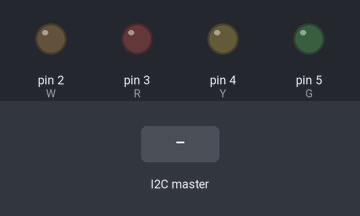
Recording of a sketch running on a simulated Arduino Uno, built with avr-gcc and run on an emulated ATmega328P. Parts: output pins drawn as LEDs (lit = HIGH). The test bench sets the inputs (shaded band).

Above: at 1.2 s.
1.3 s: the I2C master sends "W"
At 2.0 s:
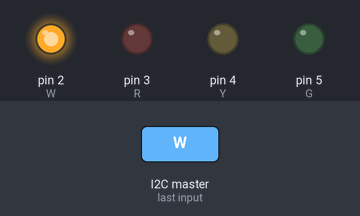
2.8 s: the I2C master sends "R"
At 3.1 s:
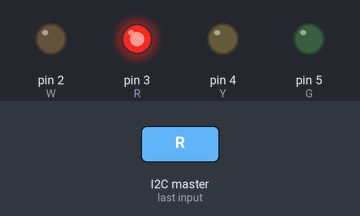
4.3 s: the I2C master sends "Y"
At 5.5 s:
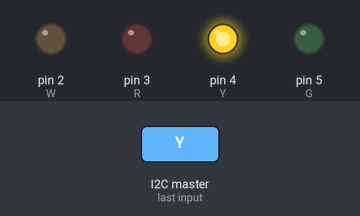
5.8 s: the I2C master sends "G"
At 6.6 s:
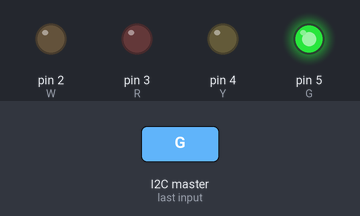
Timing chart, 0 to 8.3 s (numbered marks = the images above; inputs shaded):
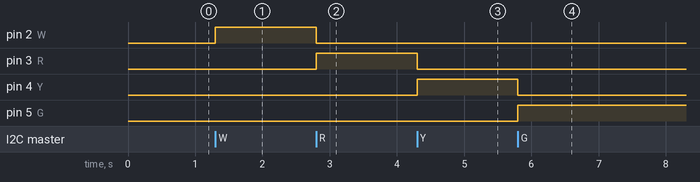

Measured:
- after the input at 1.3 s, pin 2 (W): LOW → HIGH at once
- after the input at 2.8 s, pin 2 (W): HIGH → LOW at once; pin 3 (R): LOW → HIGH at once
- after the input at 4.3 s, pin 3 (R): HIGH → LOW at once; pin 4 (Y): LOW → HIGH at once
- after the input at 5.8 s, pin 4 (Y): HIGH → LOW at once; pin 5 (G): LOW → HIGH at once

The sketch:

sketch_jun15a.ino
```cpp
#include <Wire.h>

const int W = 2;
const int R = 3;
const int Y = 4;
const int G = 5;

void setup() {
  // put your setup code here, to run once:
Wire.begin(B0000001);
Wire.onReceive(handler);

pinMode(W, OUTPUT);
pinMode(R, OUTPUT);
pinMode(Y, OUTPUT);
pinMode(G, OUTPUT);

digitalWrite(W, LOW);
digitalWrite(R, LOW);
digitalWrite(Y, LOW);
digitalWrite(G, LOW);
}

void loop() {
  // put your main code here, to run repeatedly:
}

  void handler(int LOLint)
{
    byte b = Wire.read();
switch(b)
{
case 'W': AllOff(W); break;
case 'R': AllOff(R); break;
case 'Y': AllOff(Y); break;
case 'G': AllOff(G); break;
}
}

void AllOff(int pin)
{
digitalWrite(W, LOW);
digitalWrite(R, LOW);
digitalWrite(Y, LOW);
digitalWrite(G, LOW);
digitalWrite(pin, HIGH);
}
```
